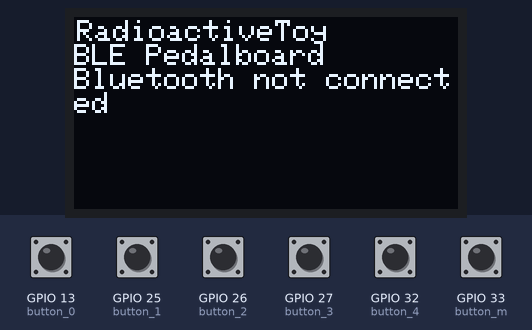
Bench run of a sketch on a simulated ESP32. On the bench: 128×64 one-colour display. Inputs (shaded band) come from the test bench; at power-on: GPIO 13 (button_0), GPIO 25 (button_1), GPIO 26 (button_2), GPIO 27 (button_3), GPIO 32 (button_4), GPIO 33 (button_m) HIGH. Nothing arrives over Bluetooth unless stated; a phone connects over Bluetooth LE 3 s after start.

Above: at 1.2 s.
1.3 s: GPIO 13 (button_0) pulled LOW for 0.15 s
At 3.7 s:
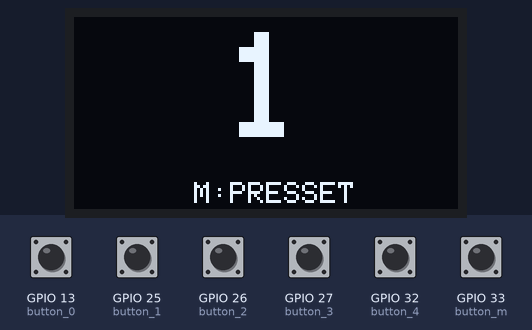
4.4 s: GPIO 33 (button_m) pulled LOW for 0.15 s
At 5.0 s:
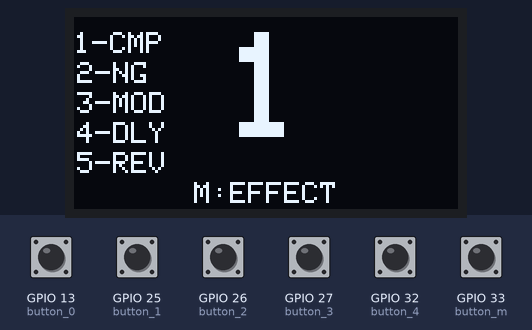
6.0 s: GPIO 33 (button_m) pulled LOW for 1 s
At 7.4 s:
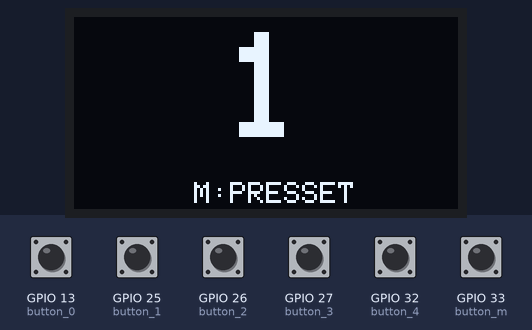
8.5 s: GPIO 25 (button_1) pulled LOW for 0.15 s
At 9.3 s:
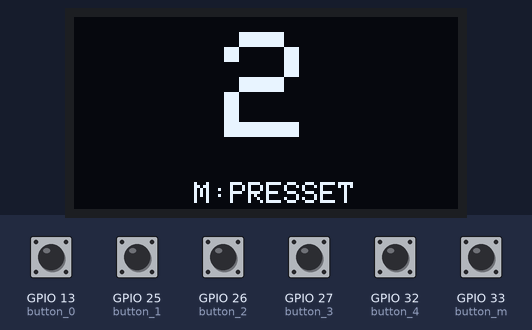
10.1 s: GPIO 26 (button_2) pulled LOW for 0.15 s
At 10.6 s:
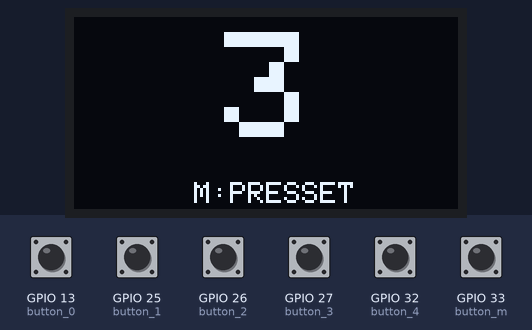
11.7 s: GPIO 27 (button_3) pulled LOW for 0.15 s
At 12.9 s:
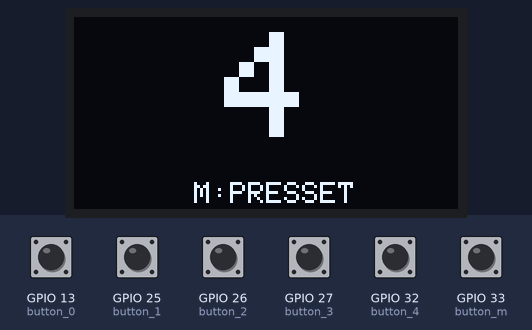
Timing chart, 0 to 14.3 s (numbered marks = the images above; inputs shaded):
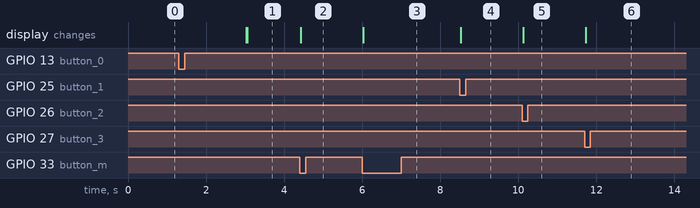

Measured:
- after the input at 1.3 s, the display: first differs from a run without the input after 1.8 s (image 1)
- after the input at 4.4 s, the display: changes at once (image 2)
- after the input at 6.0 s, the display: changes at once (image 3)
- after the input at 8.5 s, the display: changes at once (image 4)
- after the input at 10.1 s, the display: changes at once (image 5)
- after the input at 11.7 s, the display: changes at once (image 6)

The sketch:

BLE_Pedalboard.ino
```cpp
/*
    BLE_MIDI Example by neilbags
    https://github.com/neilbags/arduino-esp32-BLE-MIDI

    Based on BLE_notify example by Evandro Copercini.
    Creates a BLE MIDI service and characteristic.
    Once a client subscibes, send a MIDI message every 2 seconds
*/
// Bluetooth Includes
#include <BLEDevice.h>
#include <BLEUtils.h>
#include <BLEServer.h>
#include <BLE2902.h>

#include <SPI.h>
#include <Wire.h>
#include <Adafruit_GFX.h>  // Check if needed
#include <Adafruit_SSD1306.h>


#define SCREEN_WIDTH 128 // OLED display width, in pixels
#define SCREEN_HEIGHT 64 // OLED display height, in pixels

#define SERVICE_UUID        "03b80e5a-ede8-4b33-a751-6ce34ec4c700"
#define CHARACTERISTIC_UUID "7772e5db-3868-4112-a1a9-f2669d106bf3"

// Declaration for an SSD1306 display connected to I2C (SDA, SCL pins)
Adafruit_SSD1306 display(SCREEN_WIDTH, SCREEN_HEIGHT, &Wire, -1);

// Bluetooth Setup
BLECharacteristic *pCharacteristic;
bool deviceConnected = false;
bool connected = true;

// GPIO for each button

int button_0 = 13;
int button_1 = 25;
int button_2 = 26;
int button_3 = 27;
int button_4 = 32;
int button_m = 33;

int buttondelay = 1200; // Button delay time to prevent flapping - Setting this lower than 1,2s crashes the thr android app

// CC Numner for modes 0 (preset) and 1 (effect)
uint8_t ccnumber[5][2] = {{0x14, 0x19}, {0x15, 0x1A}, {0x16, 0x1B}, {0x17, 0x1C}, {0x18, 0x1D}};
bool opmode = 0; // current operation modes 0 (preset) and 1 (effect)
volatile int pushedbutton = 0; // Pushed Button
volatile bool sendmidi = false;
volatile bool pushed = false;
int currpreset = 1;

uint8_t midiPacket[] = {
  0x80,  // header
  0x80,  // timestamp, not implemented
  0xb0,  // Continuous controller Chanel 1
  0x14,  // #20
  0x7F   // 7F press 0 Release
};

class MyServerCallbacks: public BLEServerCallbacks {
    void onConnect(BLEServer* pServer) {
      deviceConnected = true;
    };

    void onDisconnect(BLEServer* pServer) {
      deviceConnected = false;
    }
};

void setup() {
  Serial.begin(115200);

  // Bluetooth Setup
  BLEDevice::init("BLE Floorboard");

  // Create the BLE Server
  BLEServer *pServer = BLEDevice::createServer();
  pServer->setCallbacks(new MyServerCallbacks());
  // Create the BLE Service
  BLEService *pService = pServer->createService(BLEUUID(SERVICE_UUID));
  // Create a BLE Characteristic
  pCharacteristic = pService->createCharacteristic(
                      BLEUUID(CHARACTERISTIC_UUID),
                      BLECharacteristic::PROPERTY_READ   |
                      BLECharacteristic::PROPERTY_WRITE  |
                      BLECharacteristic::PROPERTY_NOTIFY |
                      BLECharacteristic::PROPERTY_WRITE_NR
                    );
  // https://www.bluetooth.com/specifications/gatt/viewer?attributeXmlFile=org.bluetooth.descriptor.gatt.client_characteristic_configuration.xml
  // Create a BLE Descriptor
  pCharacteristic->addDescriptor(new BLE2902());
  // Start the service
  pService->start();
  // Start advertising
  BLEAdvertising *pAdvertising = pServer->getAdvertising();
  pAdvertising->addServiceUUID(pService->getUUID());
  pAdvertising->start();

  // Display Setup
  if (!display.begin(SSD1306_SWITCHCAPVCC, 0x3C)) { // Address 0x3D for 128x64
    Serial.println(F("SSD1306 allocation failed"));
    for (;;);
  }
  display.clearDisplay();

  // GPIO Setup
  pinMode(button_0, INPUT_PULLUP);
  pinMode(button_1, INPUT_PULLUP);
  pinMode(button_2, INPUT_PULLUP);
  pinMode(button_3, INPUT_PULLUP);
  pinMode(button_4, INPUT_PULLUP);
  pinMode(button_m, INPUT_PULLUP);
  // Interrputs on button push  attachInterrupt(digitalPinToInterrupt(button_0), buttonevent_0, FALLING);
  attachInterrupt(digitalPinToInterrupt(button_0), buttonevent_0, FALLING);
  attachInterrupt(digitalPinToInterrupt(button_1), buttonevent_1, FALLING);
  attachInterrupt(digitalPinToInterrupt(button_2), buttonevent_2, FALLING);
  attachInterrupt(digitalPinToInterrupt(button_3), buttonevent_3, FALLING);
  attachInterrupt(digitalPinToInterrupt(button_4), buttonevent_4, FALLING);
  attachInterrupt(digitalPinToInterrupt(button_m), buttonevent_m, FALLING);
}

void loop() {
  if (deviceConnected) {
    if (!connected) { //First screen update / uknown patch
      connected = true;
      display.clearDisplay();
      display.setCursor(50, 5);
      display.setTextSize(5);
      display.setTextColor(WHITE);
      // Display static text
      display.println("?");
      display.setCursor(40, 55);
      display.setTextSize(1);
      display.setTextColor(WHITE);
      display.println("M:PRESSET");
      display.display();
    }
    if (pushed) {
      pushed = false;
      if (pushedbutton == 5) {
        opmode = !opmode;
      } else {
        if (opmode==false) currpreset = pushedbutton + 1;
      }
      if (opmode ==  false) {
        display.clearDisplay();
        display.setCursor(50, 5);
        display.setTextSize(5);
        display.setTextColor(WHITE);
        display.println(currpreset);
        display.setCursor(40, 55);
        display.setTextSize(1);
        display.setTextColor(WHITE);
        display.println("M:PRESSET");
        display.display();
      } else {
        display.clearDisplay();
        display.setTextSize(1);
        display.setCursor(0, 5);
        display.println("1-CMP");
        display.setCursor(1, 15);
        display.println("2-NG");
        display.setCursor(1, 25);
        display.println("3-MOD");
        display.setCursor(1, 35);
        display.println("4-DLY");
        display.setCursor(1, 45);
        display.println("5-REV");
        display.setCursor(50, 5);
        display.setTextSize(5);
        display.setTextColor(WHITE);
        display.println(currpreset);
        display.setCursor(40, 55);
        display.setTextSize(1);
        display.setTextColor(WHITE);
        display.println("M:EFFECT");
        display.display();
      }
      if (sendmidi) {
        // Send Push
        midiPacket[3] = ccnumber[pushedbutton][opmode]; // test code, change to pushedbutton
        midiPacket[4] = 0x7F; // CC Max Value
        pCharacteristic->setValue(midiPacket, 5); // packet, length in bytes
        pCharacteristic->notify();


        // Send release - Not needed on the thr
        //midiPacket[4]=0x00; // CC Min Value (Release)
        //pCharacteristic->setValue(midiPacket, 5); // packet, length in bytes
        //pCharacteristic->notify();

        sendmidi = false;
      }

      delay(buttondelay);
      pushed = false;//
    }
  } else if (connected) { // Update the display only when Connectio status is changed
    connected = false;
    display.clearDisplay();
    display.setCursor(1, 1);
    display.setTextSize(1);
    display.setTextColor(WHITE);
    display.println("RadioactiveToy");
    display.println("BLE Pedalboard");
    display.println("Bluetooth not connected");
    display.display();
  }
}


void  buttonevent_0() {
  sendmidi = true;
  pushedbutton = 0;
  pushed = true;
}

void  buttonevent_1() {
  sendmidi = true;
  pushedbutton = 1;
  pushed = true;
}

void  buttonevent_2() {
  sendmidi = true;
  pushedbutton = 2;
  pushed = true;
}

void  buttonevent_3() {
  sendmidi = true;
  pushedbutton = 3;
  pushed = true;
}

void buttonevent_4() {
  sendmidi = true;
  pushedbutton = 4;
  pushed = true;
}

void  buttonevent_m() {
  pushedbutton = 5;
  pushed = true;
}
```
